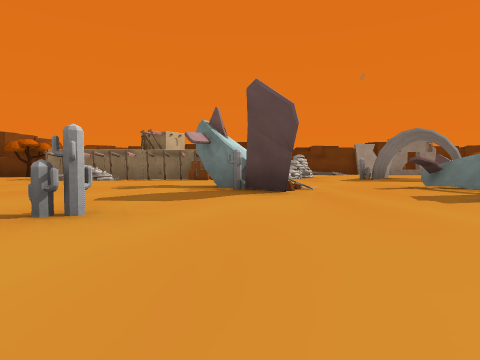
View 1 (above)

20 first-person views from a walk through a Unity game level. The camera is 0.59 m above the floor, tilts 2° down and sees 75° across. The floor is counted in squares, 2 m on a side. Each view is taken from the middle of a square. On the plan, view 1 faces up. The plan holds only what a view shows up to about 9 squares ahead; the rest is blank. The place goes on beyond the plan. Some surface patterns are stand-ins.

View 2
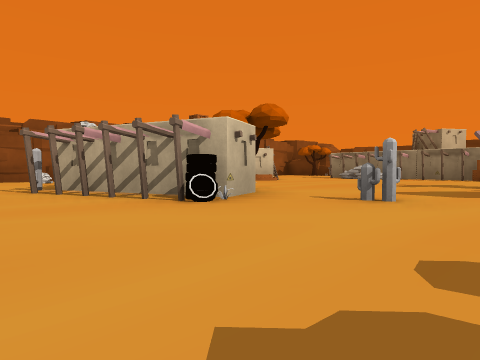

View 3
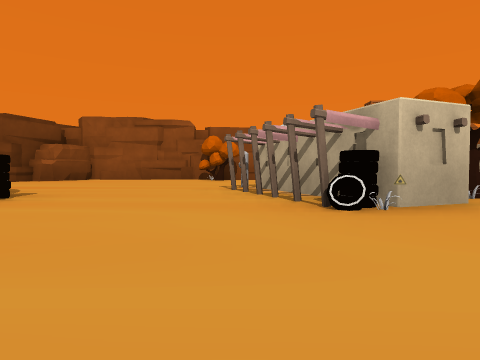

View 4
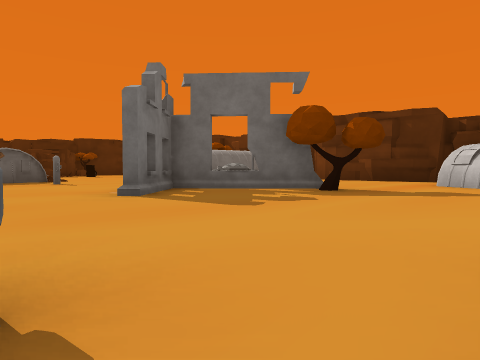

View 5
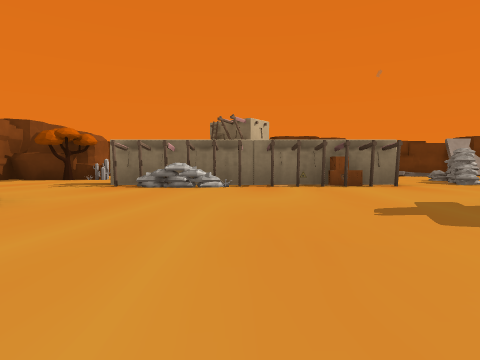

View 6
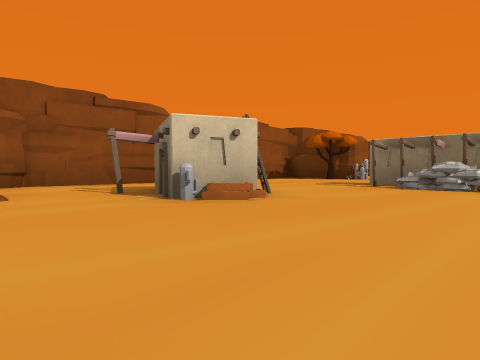

View 7
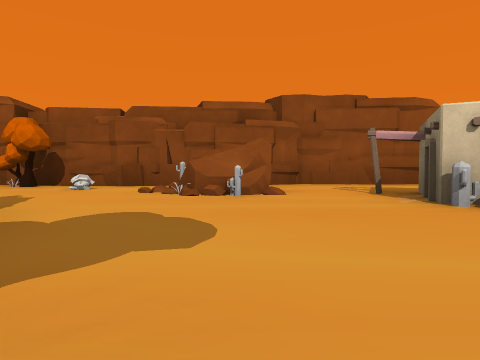

View 8
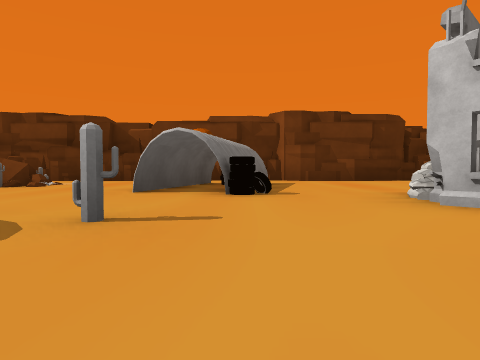

View 9
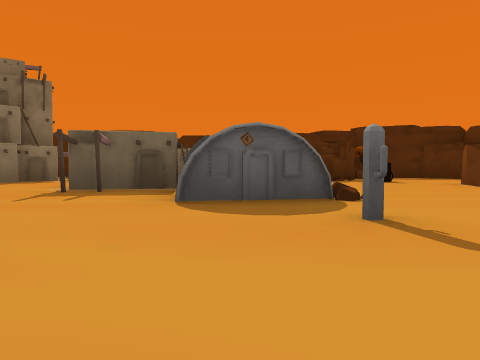

View 10
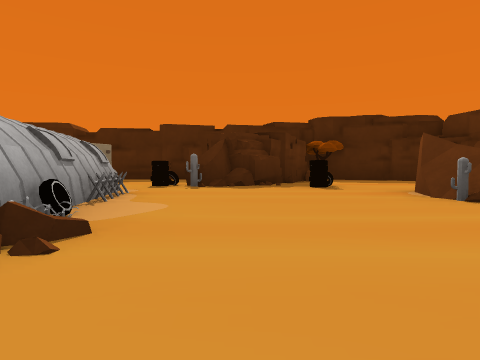

View 11
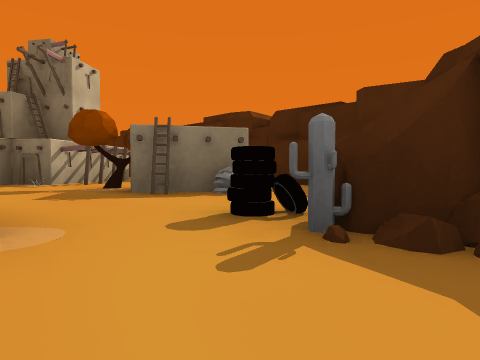

View 12
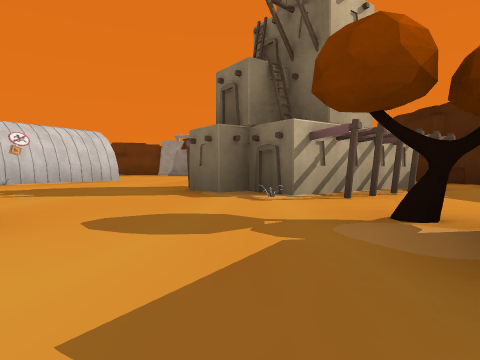

View 13
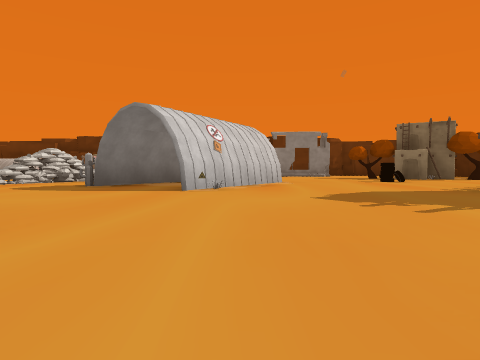

View 14
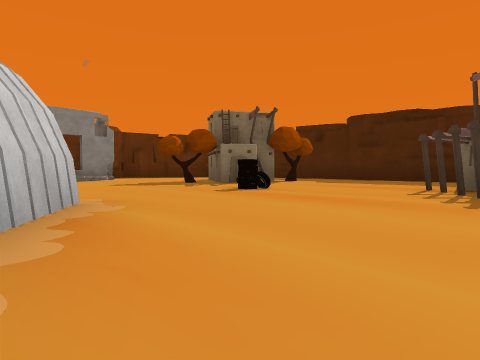

View 15
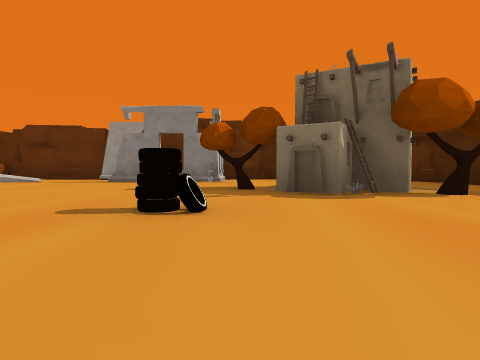

View 16
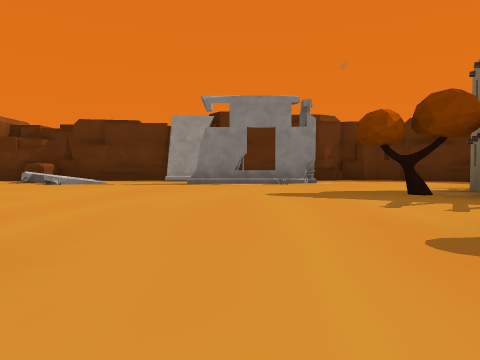

View 17
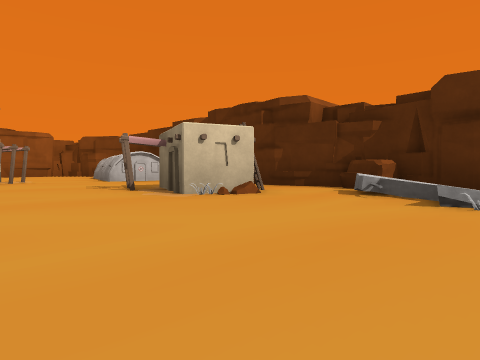

View 18
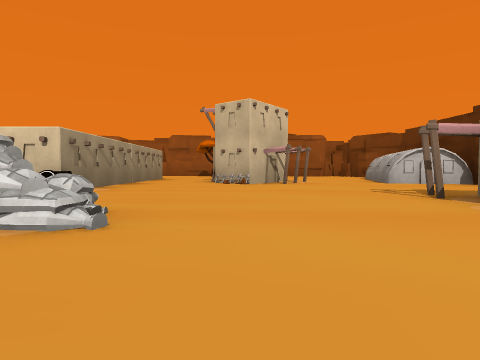

View 19
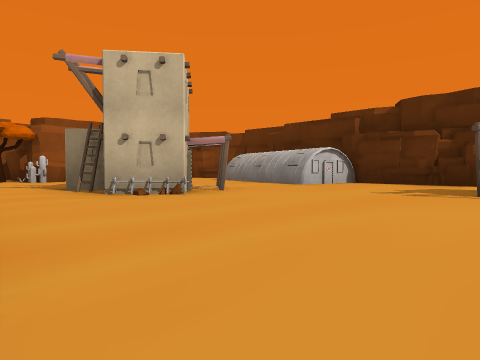

View 20
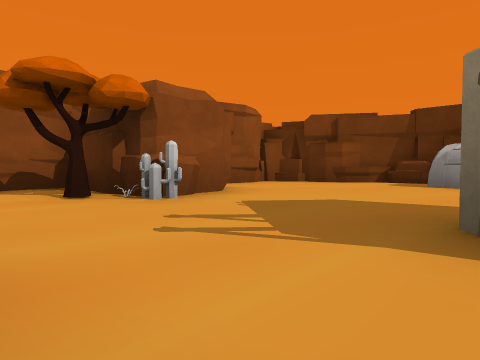

### Floor plan
Key: @ floor where view 1 was taken; # wall or solid block; . main floor; : floor 0.05 m higher than the main floor; / step, stairs or slope; = window, fence, low wall or low ledge; C crate; B bag; P plant; H hut; R rock; T tree; U building; F fence; O other object.
Columns run from 10 left of view 1 to 15 right of it. Each row starts with its distance up from view 1.
 18                     ###
 17  ###R  #RR###R#######.##
 16  #...OOO.....///...U....R
 15  #.....O...#R.=O.UUO.....#
 14   .........HO.........H..#
 13   R...:H............T#H..
 12 #RRR..##FO...........O#T
 11 #.OT........B.  .........#
 10   ........O.B.OO.O.O.....#
  9   ...O##OC BBOO.OO.......#
  8    ...BOO....O..O....H ..#
  7    .................HHHH.
  6  #..#...............HHH.
  5  #.H#CO...O .O......OH.
  4  #........OO.O ......T.
  3  RRR.........  ..H ..#H #
  2  R.O..OT.O... ....#H..B.#
  1  #B.. #OOP......OOOO....#
  0  RT..OO...@.#..OROF.OR..
 -1  RTO.......UB...OO..RRRO
 -2  #........T#..OO....O.OR
 -3  #.....  .....OO...R...OT
 -4  #....   O.... O..RR....#
 -5   R..    O....   ..  ..##
 -6    #     ####### R#R O

Positions as (right, up) in squares from view 1, and headings:
1: (0, 0), facing up
2: (0, -1), facing up-left
3: (0, 0), facing left
4: (-2, 2), facing down-right
5: (-3, 3), facing up
6: (-3, 3), facing up-left
7: (-3, 3), facing left
8: (4, 2), facing down
9: (3, 1), facing right
10: (5, -1), facing right
11: (9, -1), facing up-right
12: (10, 2), facing up
13: (6, 3), facing up
14: (6, 7), facing up-right
15: (10, 8), facing up
16: (8, 9), facing up
17: (5, 12), facing up-left
18: (4, 12), facing left
19: (1, 10), facing up-left
20: (-4, 10), facing up-left
